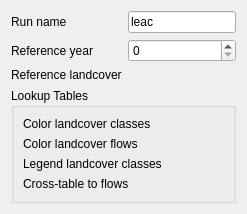
                            <widget class="QWidget" name="leac_">
                              <layout class="QFormLayout" name="formLayout_4">
                                <item row="0" column="0">
                                  <widget class="QLabel" name="label_8">
                                    <property name="text">
                                      <string>Run name</string>
                                    </property>
                                  </widget>
                                </item>
                                <item row="0" column="1">
                                  <widget class="QLineEdit" name="run_name_">
                                    <property name="text">
                                      <string>leac</string>
                                    </property>
                                  </widget>
                                </item>
                                <item row="1" column="0">
                                  <widget class="QLabel" name="label_109">
                                    <property name="text">
                                      <string>Reference year</string>
                                    </property>
                                  </widget>
                                </item>
                                <item row="1" column="1">
                                  <widget class="QSpinBox" name="ref_year_1">
                                    <property name="maximum">
                                      <number>9999</number>
                                    </property>
                                    <property name="value">
                                      <number>0</number>
                                    </property>
                                  </widget>
                                </item>
                                <item row="2" column="0">
                                  <widget class="QLabel" name="label_139">
                                    <property name="text">
                                      <string>Reference landcover</string>
                                    </property>
                                  </widget>
                                </item>
                                <item row="2" column="1">
                                  <widget class="QgsFileWidget" name="ref_landcover_1">
                                    <property name="filter">
                                      <string>Geotiff (*.tiff *.tif);; All Files (*.*)</string>
                                    </property>
                                  </widget>
                                </item>
                                <item row="3" column="0" colspan="2">
                                  <widget class="QGroupBox" name="groupBox_14">
                                    <property name="title">
                                      <string>Lookup Tables</string>
                                    </property>
                                    <layout class="QFormLayout" name="formLayout_18">
                                      <item row="0" column="0">
                                        <widget class="QLabel" name="label_9">
                                          <property name="text">
                                            <string>Color landcover classes</string>
                                          </property>
                                        </widget>
                                      </item>
                                      <item row="0" column="1">
                                        <widget class="QgsFileWidget" name="lut_ct_lc_">
                                          <property name="filter">
                                            <string>All Files (*.*)</string>
                                          </property>
                                        </widget>
                                      </item>
                                      <item row="1" column="0">
                                        <widget class="QLabel" name="label_10">
                                          <property name="text">
                                            <string>Color landcover flows</string>
                                          </property>
                                        </widget>
                                      </item>
                                      <item row="1" column="1">
                                        <widget class="QgsFileWidget" name="lut_ct_lcf_">
                                          <property name="filter">
                                            <string>CSV (*.csv);; All Files (*.*)</string>
                                          </property>
                                        </widget>
                                      </item>
                                      <item row="2" column="0">
                                        <widget class="QLabel" name="label_103">
                                          <property name="text">
                                            <string>Legend landcover classes</string>
                                          </property>
                                        </widget>
                                      </item>
                                      <item row="2" column="1">
                                        <widget class="QgsFileWidget" name="lut_lc_">
                                          <property name="filter">
                                            <string>All Files (*.*)</string>
                                          </property>
                                        </widget>
                                      </item>
                                      <item row="3" column="0">
                                        <widget class="QLabel" name="label_108">
                                          <property name="text">
                                            <string>Cross-table to flows</string>
                                          </property>
                                        </widget>
                                      </item>
                                      <item row="3" column="1">
                                        <widget class="QgsFileWidget" name="lut_lcflows_">
                                          <property name="filter">
                                            <string>CSV (*.csv);; All Files (*.*)</string>
                                          </property>
                                        </widget>
                                      </item>
                                    </layout>
                                  </widget>
                                </item>
                              </layout>
                            </widget>
